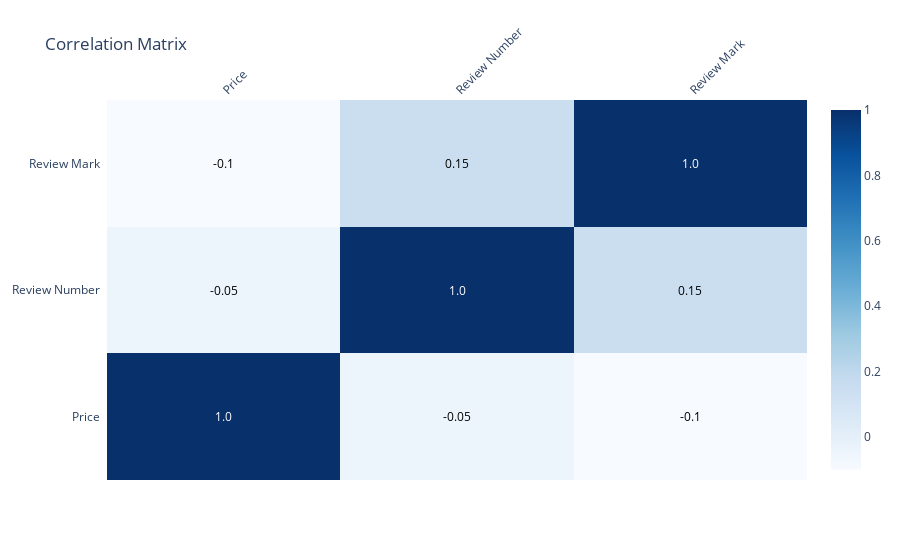

The notebook cell saved with this chart:
### Markdown cell above
#### 3.2 Strategic Collaboration Insights:

### Code cell
# Calculate the correlation matrix
corr_matrix = all_df[['Price', 'Review Number', 'Review Mark']].corr()

# Create a heatmap
fig = ff.create_annotated_heatmap(
    z=corr_matrix.values,
    x=corr_matrix.columns.tolist(),
    y=corr_matrix.index.tolist(),
    annotation_text=corr_matrix.round(2).values,
    colorscale='Blues',
    showscale=True,
)

fig.update_layout(
    title='Correlation Matrix',
    xaxis=dict(tickangle=-45),
    template='plotly', 
)

fig.show()

### Figure 1 — Plotly figure (JSON) as saved in the notebook; plotly's stock layout.template omitted (floating-point values rounded to 4 significant figures)
{"data": [{"colorscale": [[0, "rgb(247,251,255)"], [0.125, "rgb(222,235,247)"], [0.25, "rgb(198,219,239)"], [0.375, "rgb(158,202,225)"], [0.5, "rgb(107,174,214)"], [0.625, "rgb(66,146,198)"], [0.75, "rgb(33,113,181)"], [0.875, "rgb(8,81,156)"], [1, "rgb(8,48,107)"]], "reversescale": false, "showscale": true, "type": "heatmap", "x": ["Price", "Review Number", "Review Mark"], "y": ["Price", "Review Number", "Review Mark"], "z": [[1, -0.04706, -0.1022], [-0.04706, 1, 0.1477], [-0.1022, 0.1477, 1]]}], "layout": {"annotations": [{"font": {"color": "#FFFFFF"}, "showarrow": false, "text": "1.0", "x": "Price", "xref": "x", "y": "Price", "yref": "y"}, {"font": {"color": "#000000"}, "showarrow": false, "text": "-0.05", "x": "Review Number", "xref": "x", "y": "Price", "yref": "y"}, {"font": {"color": "#000000"}, "showarrow": false, "text": "-0.1", "x": "Review Mark", "xref": "x", "y": "Price", "yref": "y"}, {"font": {"color": "#000000"}, "showarrow": false, "text": "-0.05", "x": "Price", "xref": "x", "y": "Review Number", "yref": "y"}, {"font": {"color": "#FFFFFF"}, "showarrow": false, "text": "1.0", "x": "Review Number", "xref": "x", "y": "Review Number", "yref": "y"}, {"font": {"color": "#000000"}, "showarrow": false, "text": "0.15", "x": "Review Mark", "xref": "x", "y": "Review Number", "yref": "y"}, {"font": {"color": "#000000"}, "showarrow": false, "text": "-0.1", "x": "Price", "xref": "x", "y": "Review Mark", "yref": "y"}, {"font": {"color": "#000000"}, "showarrow": false, "text": "0.15", "x": "Review Number", "xref": "x", "y": "Review Mark", "yref": "y"}, {"font": {"color": "#FFFFFF"}, "showarrow": false, "text": "1.0", "x": "Review Mark", "xref": "x", "y": "Review Mark", "yref": "y"}], "title": {"text": "Correlation Matrix"}, "xaxis": {"dtick": 1, "gridcolor": "rgb(0, 0, 0)", "side": "top", "tickangle": -45, "ticks": ""}, "yaxis": {"dtick": 1, "ticks": "", "ticksuffix": "  "}}}
